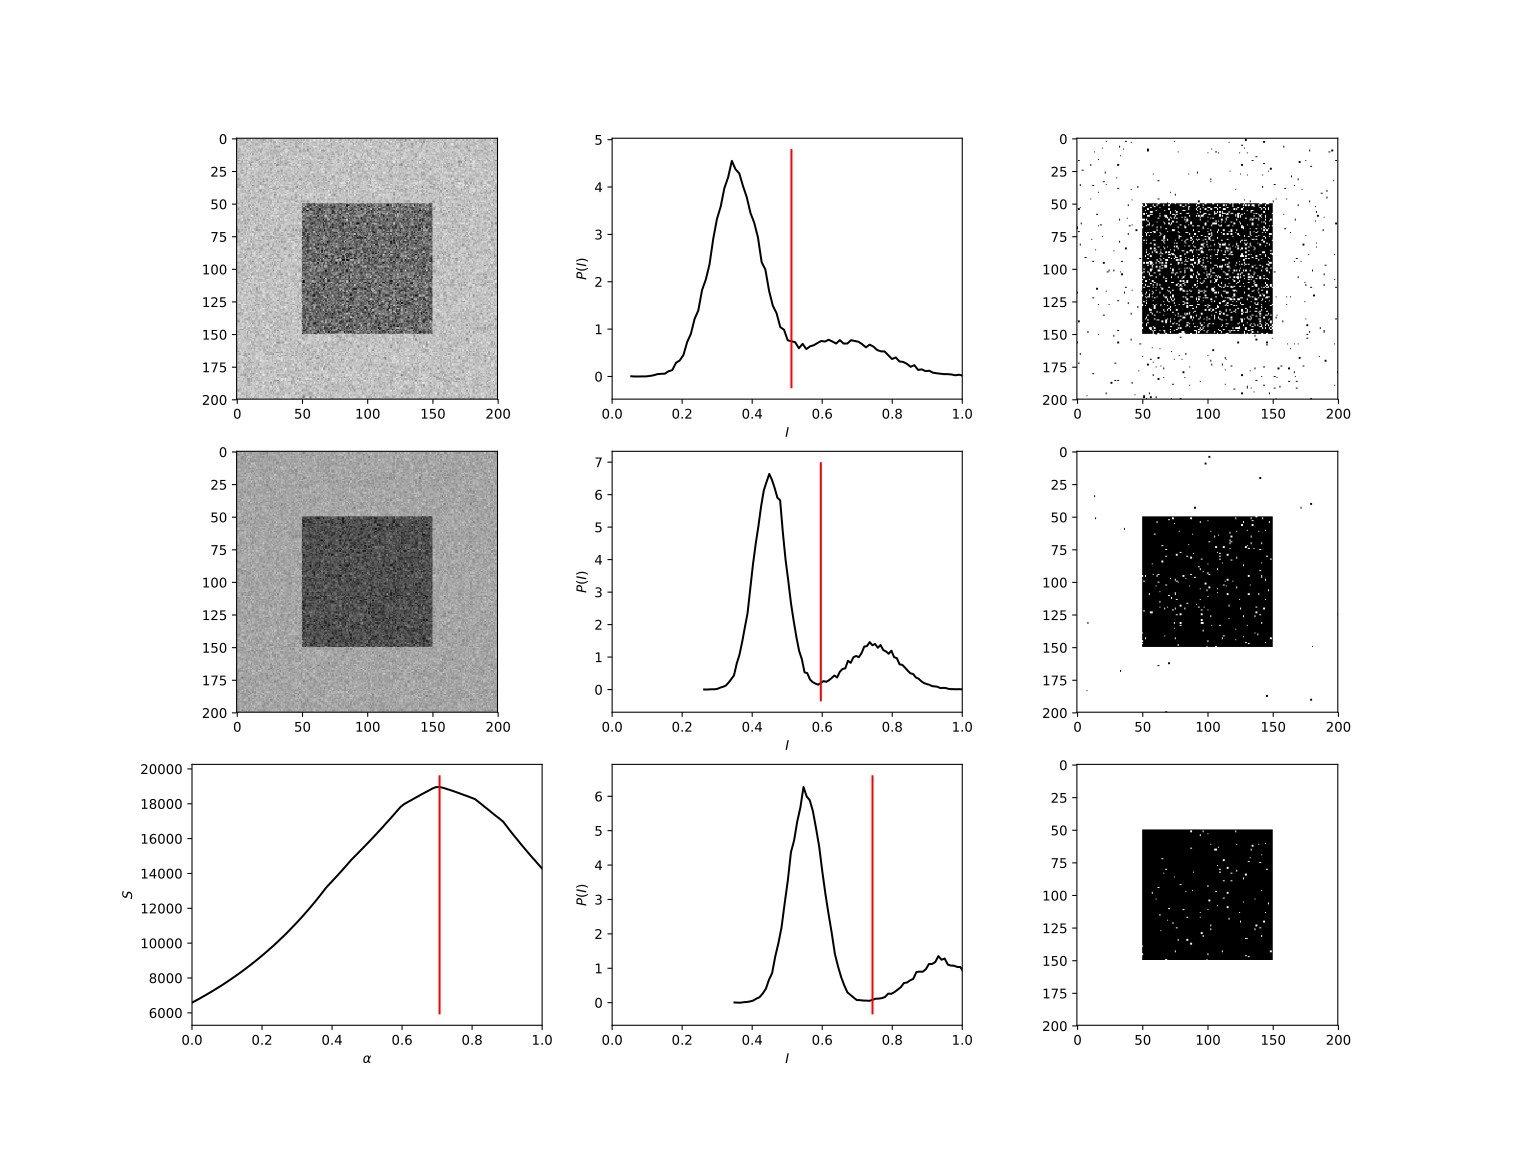

This chart was generated by the following Python code:
import matplotlib.pyplot as plt
import numpy as np

# ==================================================================================================


def threshold_otsu(image, bins=256):
    r"""
    Return threshold value based on Otsu's method. Code based on
    `Scikit's skimage.filters.threshold_otsu
    <https://github.com/scikit-image/scikit-image/blob/master/skimage/filters/thresholding.py#L230>`_,
    and `Wikipedia <https://en.wikipedia.org/wiki/Otsu's_Method>`_

    :arguments:

      **image** (``<numpy.ndarray>``)
        Two-dimensional greyscale input image.

      **bins** ([``256``] | ``<int>``)
        Number of bins used to calculate histogram. This value is ignored for integer arrays.

    :returns:

      **threshold** (``<float>``)
        Upper threshold value. All pixels with an intensity higher than this value are assumed to be
        foreground.

      **separability** (``<float>``)
        The separability of an image defined as the ratio of the squares of the between-class
        variance and the image's variance.
    """

    assert len(image.shape) == 2
    assert image.min() < image.max()

    # get histogram
    hist, bin_edges = np.histogram(image.ravel(), bins=bins, density=True)
    bin_centers = (bin_edges[:-1] + bin_edges[1:]) / 2.0
    hist = hist.astype(float)

    # class probabilities for all possible thresholds
    weight1 = np.cumsum(hist)
    weight2 = np.cumsum(hist[::-1])[::-1]
    # class means for all possible thresholds
    mean1 = np.cumsum(hist * bin_centers) / weight1
    mean2 = (np.cumsum((hist * bin_centers)[::-1]) / weight2[::-1])[::-1]

    # Clip ends to align class 1 and class 2 variables:
    # The last value of `weight1`/`mean1` should pair with zero values in
    # `weight2`/`mean2`, which do not exist.
    variance12 = weight1[:-1] * weight2[1:] * (mean1[:-1] - mean2[1:]) ** 2

    idx = np.argmax(variance12)
    threshold = bin_centers[:-1][idx]

    separability = variance12[idx] / np.var(image.ravel())

    return (threshold, separability)


# ==================================================================================================

# Dummy image: A

Ia = 0.35 * np.ones((200, 200))
Ia[50:150, 50:150] = 0.65
Ia *= (0.2 * np.random.randn(Ia.size) + 1.0).reshape(Ia.shape)

# Dummy image: B

Ib = 0.45 * np.ones((200, 200))
Ib[50:150, 50:150] = 0.75
Ib *= (0.1 * np.random.randn(Ib.size) + 1.0).reshape(Ib.shape)

# Find optimum weight and construct combined image

alpha = np.linspace(0, 1, 100)

T = np.empty(alpha.shape)
S = np.empty(alpha.shape)

for i, a in enumerate(alpha):

    T[i], S[i] = threshold_otsu(Ia * (1.0 - a) + Ib * a, bins=100)

W = alpha[np.argmax(S)]

img = Ia * (1.0 - W) + Ib

# --------------------------------------------------------------------------------------------------

# Plot
# ----

fig, axes = plt.subplots(ncols=3, nrows=3, figsize=(16, 12))

# Image A
# -------

# image

ax = axes[0, 0]

ax.imshow(Ia, interpolation="nearest", clim=(0, 1), cmap="Greys")

# histogram

P, bin_edges = np.histogram(Ia.ravel(), bins=100, density=True)
x = (bin_edges[:-1] + bin_edges[1:]) / 2.0

threshold, separability = threshold_otsu(Ia, bins=100)

ax = axes[0, 1]

ax.set_xlim([0, 1])
ax.set_xlabel(r"$I$")
ax.set_ylabel(r"$P(I)$")

ax.plot(x, P, color="k")
ax.plot([threshold, threshold], ax.get_ylim(), color="r")

# result

ax = axes[0, 2]

ax.imshow(np.where(Ia < threshold, 0, 1), interpolation="nearest", clim=(0, 1), cmap="Greys")

# Image B
# -------

# image

ax = axes[1, 0]

ax.imshow(Ib, interpolation="nearest", clim=(0, 1), cmap="Greys")

# histogram

P, bin_edges = np.histogram(Ib.ravel(), bins=100, density=True)
x = (bin_edges[:-1] + bin_edges[1:]) / 2.0

threshold, separability = threshold_otsu(Ib, bins=100)

ax = axes[1, 1]

ax.set_xlim([0, 1])
ax.set_xlabel(r"$I$")
ax.set_ylabel(r"$P(I)$")

ax.plot(x, P, color="k")
ax.plot([threshold, threshold], ax.get_ylim(), color="r")

# result

ax = axes[1, 2]

ax.imshow(np.where(Ib < threshold, 0, 1), interpolation="nearest", clim=(0, 1), cmap="Greys")

# Image B
# -------

# separability

ax = axes[2, 0]

ax.set_xlim([0, 1])
ax.set_xlabel(r"$\alpha$")
ax.set_ylabel(r"$S$")

ax.plot(alpha, S, color="k")

ax.plot([W, W], ax.get_ylim(), color="r")

# histogram

P, bin_edges = np.histogram(img.ravel(), bins=100, density=True)
x = (bin_edges[:-1] + bin_edges[1:]) / 2.0

threshold, separability = threshold_otsu(img, bins=100)

ax = axes[2, 1]

ax.set_xlim([0, 1])
ax.set_xlabel(r"$I$")
ax.set_ylabel(r"$P(I)$")

ax.plot(x, P, color="k")
ax.plot([threshold, threshold], ax.get_ylim(), color="r")

# result

ax = axes[2, 2]

ax.imshow(np.where(img < threshold, 0, 1), interpolation="nearest", clim=(0, 1), cmap="Greys")

# Save results
# ------------

plt.savefig("otsu.svg")
plt.show()
